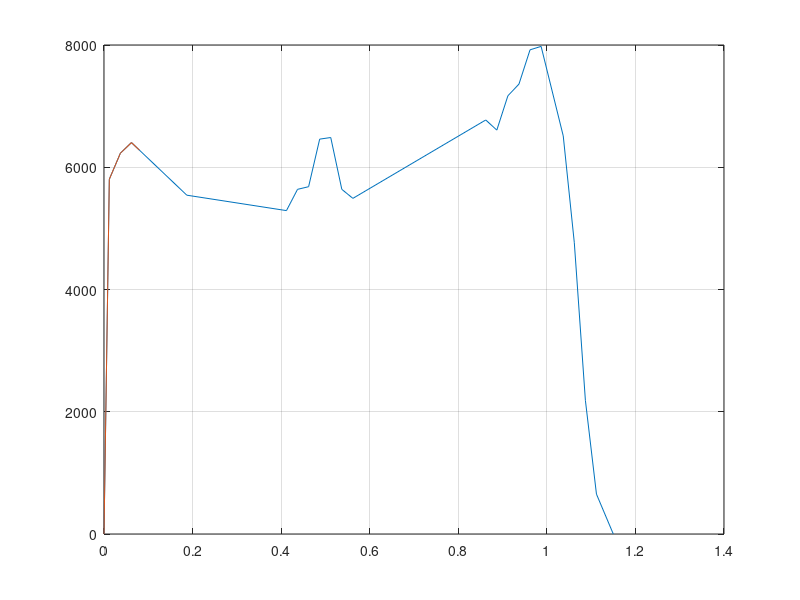
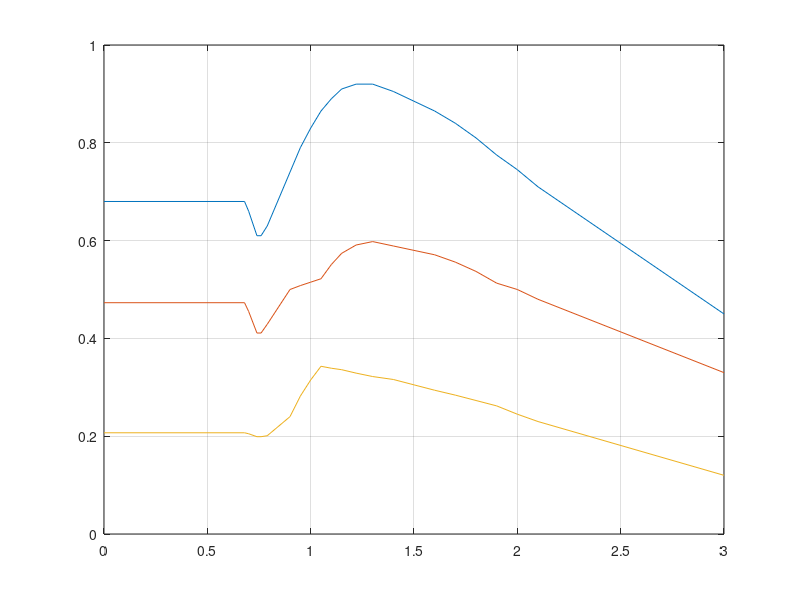
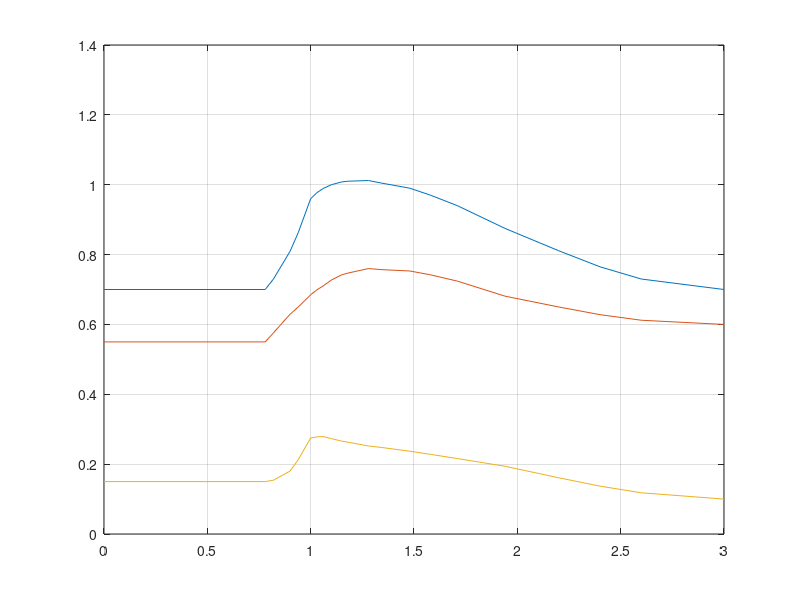

The MATLAB source for these figures, in order:
clc; clear;

t = 0.08; lbs = 0.45359237; m = [23.85*lbs, 27.15*lbs]; T = [0, 0.012, 0.037, 0.062, 0.187]; F = [0, 1304.3, 1400, 1439.1, 1245.7]*lbs*9.81;
Ft = interp1(T, F, t);
TT = [T(1:end-1),t];
FF = [F(1:end-1),Ft];

P = trapz(TT, FF);
v0 = P./m;
mk = [16.63, 19.93]*lbs;

T = [0, 0.012, 0.037, 0.062, 0.187, 0.412, 0.437, 0.462, 0.487, 0.512, 0.537, 0.562, 0.862, 0.887, 0.912, 0.937, 0.962, 0.987, 1.037, 1.062, 1.087, 1.112, 1.150];
F = [0, 1304.3, 1400, 1439.1, 1245.7, 1189, 1267.2, 1276.9, 1451.8, 1457.7, 1267.2, 1234, 1522.2, 1485, 1611.1, 1654.1, 1780.1, 1792.8, 1463.5, 1070.8, 491.4, 146.6, 0]*lbs*9.81;

J = trapz(T, F);
J = 1480 * lbs * 9.81;

lbin2 = 0.000292639653;

Jxx0 = [25.9,29.4]*lbin2;
Jxxk = [19.7,23.3]*lbin2;
Jyy0 = [6706,9860]*lbin2;
Jyyk = [5337,7595]*lbin2;

plot(T,F,TT,FF); grid on;

mm261 = [0, 0.68, 0.7, 0.74, 0.76, 0.79, 0.9, 0.95, 1, 1.05, 1.1, 1.15, 1.22, 1.3, 1.4, 1.5, 1.6, 1.7, 1.8, 1.9, 2, 2.1, 3];
cdm261P = [0.68,0.68,0.66,0.61,0.61,0.63,0.74,0.79,0.83,0.865,0.89,0.91,0.92,0.92,0.905,0.885,0.865,0.84,0.81,0.775,0.745,0.71,0.45];
cdm261A = [0.473,0.473,0.455,0.411,0.411,0.429,0.5,0.508,0.515,0.522,0.551,0.574,0.591,0.598,0.589,0.58,0.571,0.556,0.537,0.513,0.5,0.48,0.33];
dcdm261 = cdm261P-cdm261A;

figure
plot(mm261,cdm261P,mm261,cdm261A,mm261,dcdm261); grid on;

mm251 = [0,0.78,0.82,0.9,0.94,1,1.03,1.06,1.1,1.15,1.18,1.28,1.34,1.48,1.58,1.71,1.94,2.2,2.4,2.6,3];
cdm251A = [0.55,0.55,0.576,0.629,0.65,0.685,0.699,0.71,0.727,0.742,0.747,0.76,0.757,0.753,0.742,0.724,0.681,0.65,0.628,0.612,0.6];
cdm251P = [0.7,0.7,0.73,0.809,0.863,0.96,0.977,0.989,1.0,1.008,1.01,1.012,1.005,0.99,0.97,0.94,0.875,0.811,0.765,0.73,0.7];
dcdm251 = cdm251P-cdm251A;

figure
plot(mm251,cdm251P,mm251,cdm251A,mm251,dcdm251); grid on;